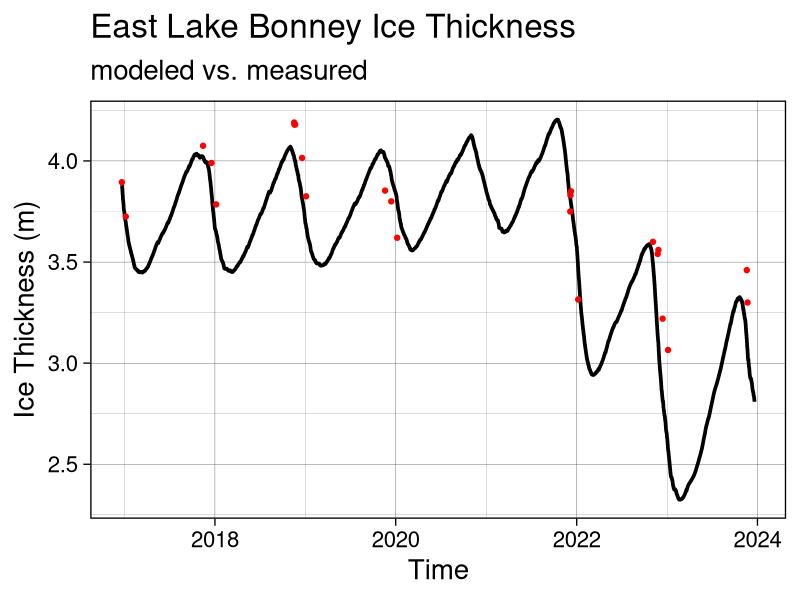
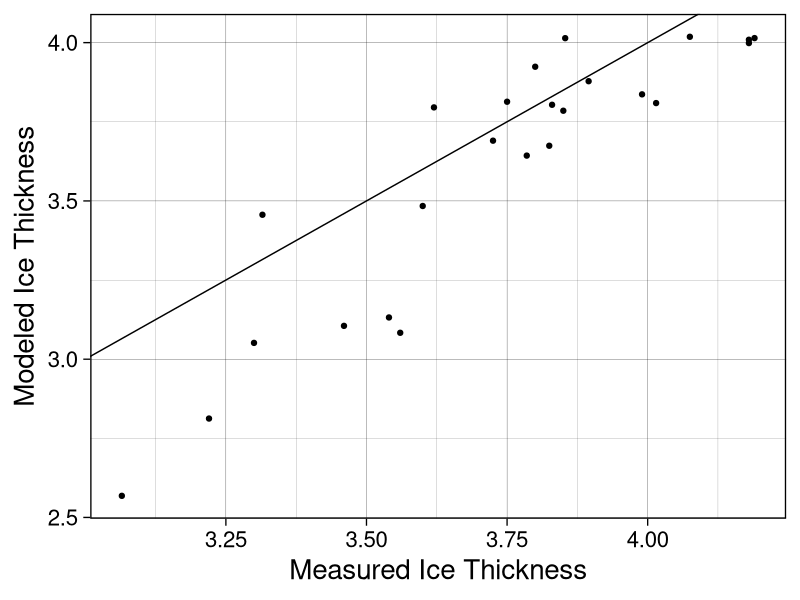
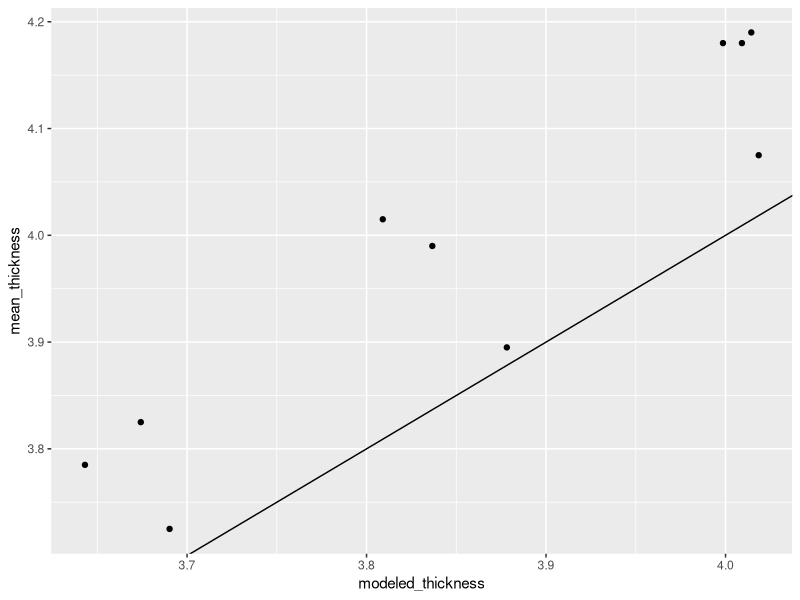
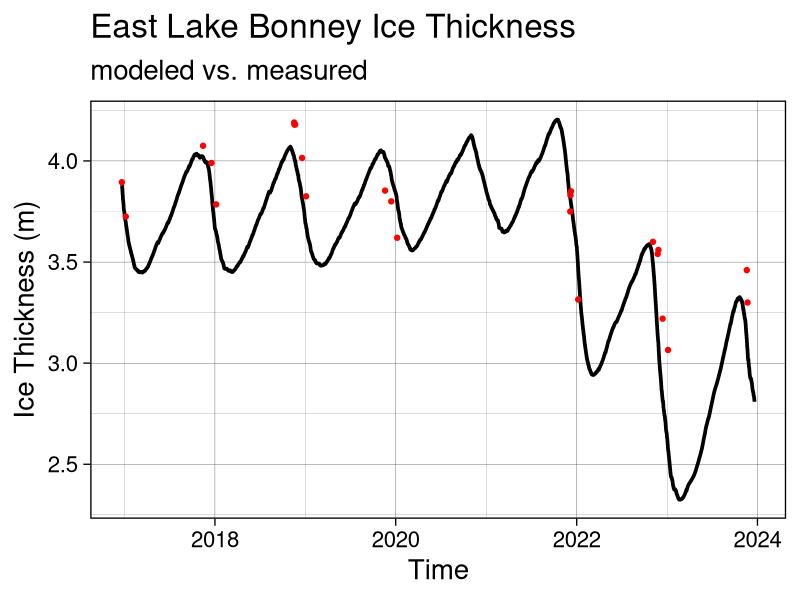
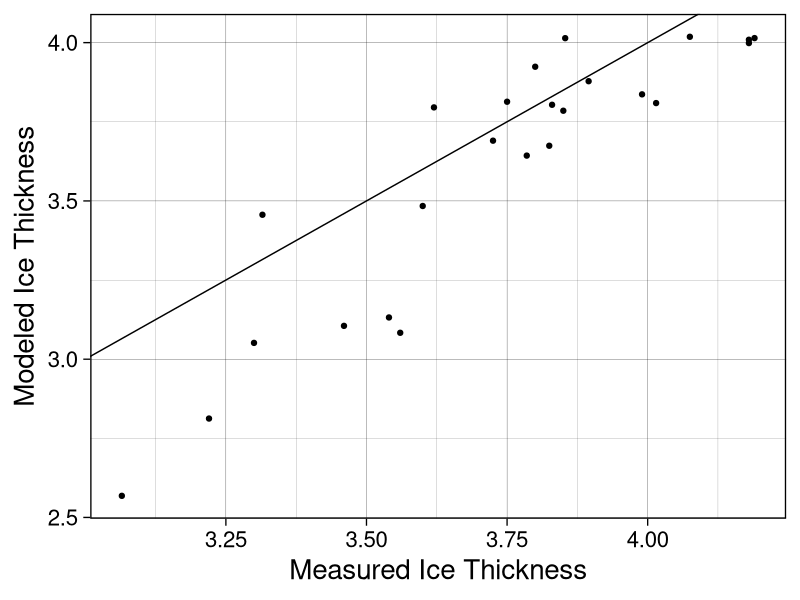

The R source for these figures, in order:
########## Thermal Diffusion Model Result Interpretation #########
library(tidyverse)

setwd("/Users/charliedougherty/Documents/R-Repositories/MCM-LTER-MS")

# load file
GEE_corrected <- read_csv("data/thermal diffusion model data/model_outputs/GEE_output_corrected_20250317.csv") |> 
  group_by(time) |> 
  summarize(thickness = max(thickness)) |> 
  mutate(time = ymd_hms(time)) |> 
  filter(thickness > 0)

summary(GEE_corrected$thickness)

# ice thickness data
ice_thick <- read_csv("data/lake ice/mcmlter-lake-ice_thickness-20250218_0.csv") |>
  mutate(date_time = mdy_hm(date_time), 
         z_water_m = z_water_m*-1) |> 
  filter(location_name == "East Lake Bonney", 
         ) |> 
  filter(date_time > "2016-12-01" & date_time < "2025-02-01") |> 
  group_by(date_time) |> 
  summarize(mean_thickness = mean(z_water_m, na.rm = T))

# plot modeled ice thickness against the measured thickness
ggplot() + 
  geom_line(data = GEE_corrected, aes(x = time, y = thickness), linewidth = 1.25) + 
  geom_point(data = ice_thick, aes(x = date_time, y = mean_thickness), color = "red") +
  xlab("Time") + ylab("Ice Thickness (m)") + 
  ggtitle("East Lake Bonney Ice Thickness", 
          subtitle = "modeled vs. measured") +
  theme_linedraw(base_size = 20)

ggsave("plots/manuscript/chapter 2/measured_vs_modeled.png", 
       dpi = 300, height = 8, width = 12)

# sum model output to a daily average, to compare to measured ice thickness
# goal here is to see how large the gap is between modeled data and measured data 
modeled_daily <- GEE_corrected |> 
  mutate(time = ymd_hms(time), 
         date_time = date(time)) |> 
  group_by(date_time) |> 
  summarize(modeled_thickness = mean(thickness)) 


### join two datasets together to compare dates
comp <- ice_thick |> 
  left_join(modeled_daily, by = join_by(date_time)) |> 
  group_by(date_time) |> 
  mutate(difference = modeled_thickness - mean_thickness)

summary(comp$mean_thickness)
summary(comp$modeled_thickness)
summary(comp$difference)

#plot modeled and measured against each other
ggplot(comp, aes(mean_thickness, modeled_thickness)) + 
  geom_point() + 
  geom_abline() + 
  xlab("Measured Ice Thickness") + ylab("Modeled Ice Thickness") + 
  theme_linedraw(base_size = 20)

ggsave(filename = "plots/manuscript/chapter 2/modeledice_vs_measuredice.png", 
       width = 8, height = 6, dpi = 700)

linear_model = lm(modeled_thickness ~mean_thickness, data = comp)

summary(linear_model)

thickness_pivot <- comp |> 
  pivot_longer(cols = c(modeled_thickness, mean_thickness), 
               names_to = "measurement_type", values_to = "thickness") |> 
  select(date_time, measurement_type, thickness)

# plot output to confirm join worked
#ggplot(thickness_pivot, aes(date_time, thickness, color = measurement_type)) +
#  geom_()


# what if you remove data past 2022, when the longwave data gets particularly bad
comp2 <- comp |> 
  filter(date_time < "2019-05-01")

lin_model_filtered = lm(modeled_thickness ~mean_thickness, data = comp2)
summary(lin_model_filtered)

## if you ignore data past 2021, the r_squared value is 0.87. If you include 

ggplot(comp2, aes(modeled_thickness, mean_thickness)) + 
  geom_point() + 
  geom_abline()
